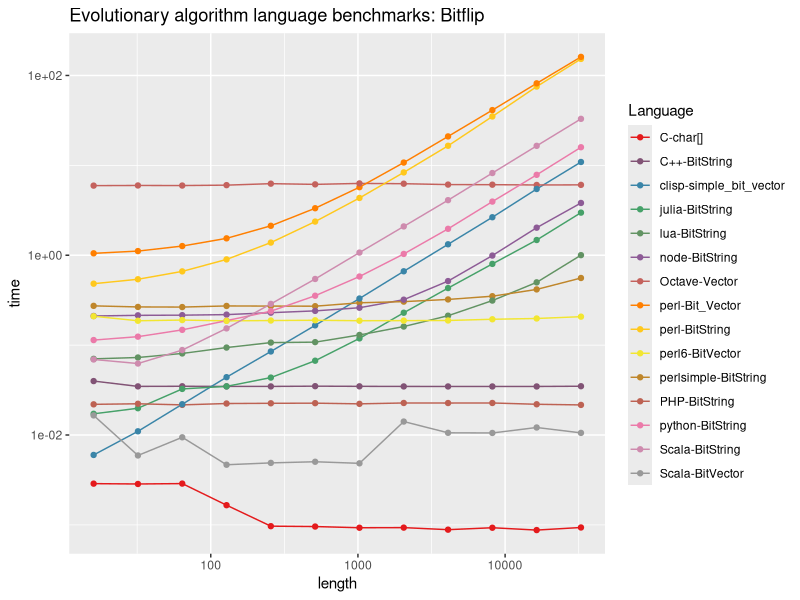
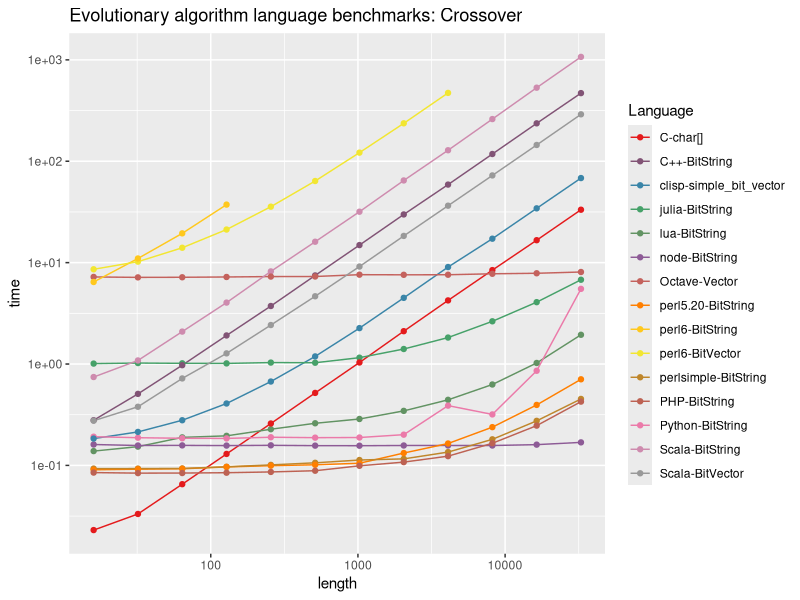
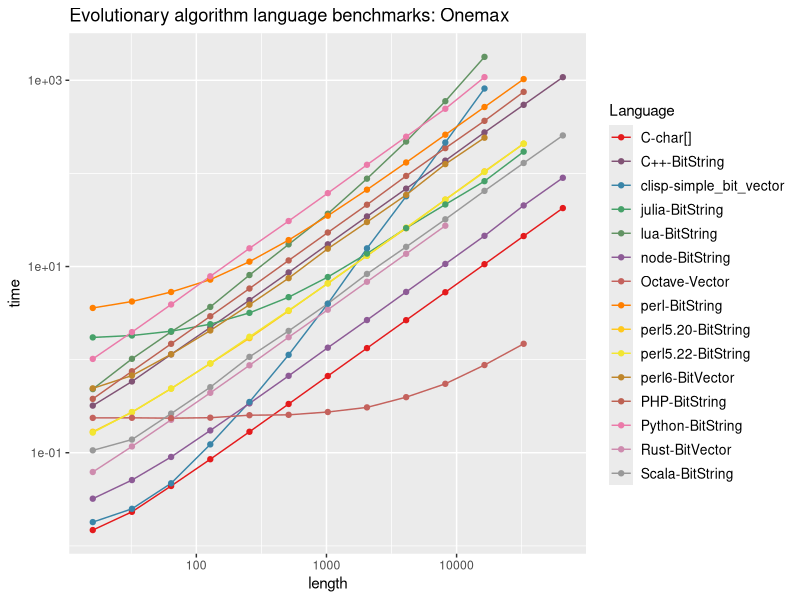
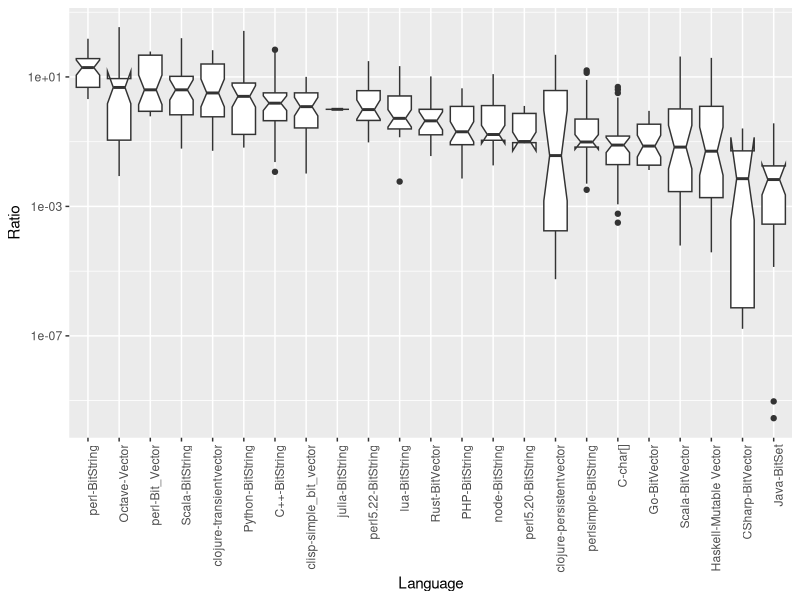

Source code (R) for these figures, in order:
## ----setup, cache=FALSE,echo=FALSE---------------------------------------
library("ggplot2")
library(RColorBrewer)
measures.bf <- read.csv('measures-bitflip-2018.csv')
measures.xo <- read.csv('measures-xover-2018.csv')
measures.mo <- read.csv('measures-maxones-2018.csv',header=TRUE,sep=",",dec=".")

## ----results-bf, cache=FALSE,echo=FALSE----------------------------------
colourCount = length(unique(measures.bf$languagerepresentation))
getPalette = colorRampPalette(brewer.pal(9, "Set1"))
ggplot(measures.bf,aes(x=length,y=time,colour=factor(languagerepresentation)))+ geom_line() + geom_point() +  ggtitle("Evolutionary algorithm language benchmarks: Bitflip")+scale_y_log10()+scale_x_log10()+scale_color_manual(name='Language',values=getPalette(colourCount))

## ----results-xo, cache=FALSE,echo=FALSE----------------------------------
colourCount = length(unique(measures.xo$languagerepresentation))
ggplot(measures.xo,aes(x=length,y=time,colour=factor(languagerepresentation)))+ geom_line() + geom_point() +  ggtitle("Evolutionary algorithm language benchmarks: Crossover")+scale_y_log10()+scale_x_log10()+scale_color_manual(name='Language',values=getPalette(colourCount))

## ----results-mo, cache=FALSE,echo=FALSE----------------------------------
colourCount = length(unique(measures.mo$languagerepresentation))
ggplot(measures.mo,aes(x=length,y=time,colour=factor(languagerepresentation)))+ geom_line() + geom_point()  + ggtitle("Evolutionary algorithm language benchmarks: Onemax") + scale_y_log10()+scale_x_log10() + scale_color_manual(name='Language',values=getPalette(colourCount)) + theme( legend.text=element_text(size=10))

## ----results-ratios,message=FALSE, cache=FALSE,echo=FALSE----------------
ratios <- read.csv('ratios.dat')
ggplot(ratios,aes(x=reorder(Language, -Ratio, FUN=median),Language,y=Ratio))+ geom_boxplot(notch=TRUE)+ theme(axis.text.x = element_text(angle = 90, hjust = 1))+scale_y_log10()+labs(x='Language')

